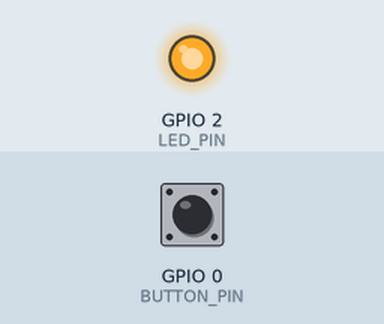
Simulated run of this sketch. Board: ESP32. Parts: output pins drawn as LEDs (lit = HIGH). The inputs (shaded band) are chosen by the test bench; at power-on: GPIO 0 (BUTTON_PIN) HIGH. I2S audio is not simulated (input reads silence); nothing arrives over Bluetooth unless stated; a phone connects over Bluetooth LE 3 s after start.

Above: at 4.2 s.
4.3 s: GPIO 0 (BUTTON_PIN) pulled LOW for 0.15 s
At 9.8 s:
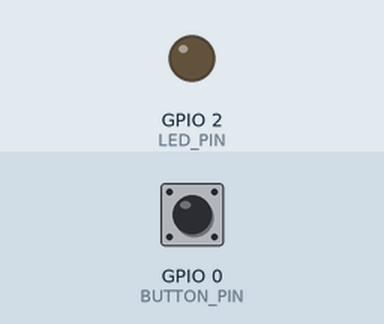
Timing chart, 0 to 11.3 s (numbered marks = the images above; inputs shaded):
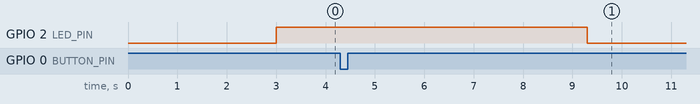

The sketch:

main.ino
```cpp
#include <Arduino.h>
#include <BLEDevice.h>
#include <BLEServer.h>
#include <BLEUtils.h>
#include <BLE2902.h>
#include "driver/i2s.h"

/* ================= PIN DEFINITIONS ================= */
#define BUTTON_PIN 0
#define LED_PIN    2

/* I2S MIC (INMP441)*/
#define MIC_BCLK   26
#define MIC_LRCLK  25
#define MIC_DOUT   33

/* I2S SPEAKER (MAX98357A)*/
#define SPK_BCLK   14
#define SPK_LRCLK  27
#define SPK_DOUT   22

/* ================= AUDIO CONFIG ================= */
#define SAMPLE_RATE     16000
#define RECORD_SECONDS  5
#define CHUNK_SIZE      320

/* ================= BLE UUIDs ================= */
#define SERVICE_UUID        "12345678-1234-1234-1234-1234567890ab"
#define CHAR_AUDIO_TX       "abcd1111-1234-1234-1234-abcdefabcdef"
#define CHAR_AUDIO_RX       "abcd2222-1234-1234-1234-abcdefabcdef"

BLECharacteristic *txChar;
bool deviceConnected = false;

/* ================= BLE CALLBACKS ================= */
class MyServerCallbacks : public BLEServerCallbacks {
  void onConnect(BLEServer*) {
    deviceConnected = true;
    digitalWrite(LED_PIN, HIGH);
  }

  void onDisconnect(BLEServer*) {
    deviceConnected = false;
    digitalWrite(LED_PIN, LOW);
  }
};

class RXCallbacks : public BLECharacteristicCallbacks {
  void onWrite(BLECharacteristic *c) {
    std::string data = c->getValue();
    if (data.length() > 0) {
      size_t bytesWritten;
      i2s_write(I2S_NUM_1, data.data(), data.length(), &bytesWritten, portMAX_DELAY);
    }
  }
};

/* ================= I2S SETUP ================= */
void setupMic() {
  i2s_config_t config = {
    .mode = (i2s_mode_t)(I2S_MODE_MASTER | I2S_MODE_RX),
    .sample_rate = SAMPLE_RATE,
    .bits_per_sample = I2S_BITS_PER_SAMPLE_16BIT,
    .channel_format = I2S_CHANNEL_FMT_ONLY_LEFT,
    .communication_format = I2S_COMM_FORMAT_I2S,
    .intr_alloc_flags = ESP_INTR_FLAG_LEVEL1,
    .dma_buf_count = 8,
    .dma_buf_len = 256,
    .use_apll = false
  };

  i2s_pin_config_t pins = {
    .bck_io_num = MIC_BCLK,
    .ws_io_num = MIC_LRCLK,
    .data_out_num = I2S_PIN_NO_CHANGE,
    .data_in_num = MIC_DOUT
  };

  i2s_driver_install(I2S_NUM_0, &config, 0, NULL);
  i2s_set_pin(I2S_NUM_0, &pins);
}

void setupSpeaker() {
  i2s_config_t config = {
    .mode = (i2s_mode_t)(I2S_MODE_MASTER | I2S_MODE_TX),
    .sample_rate = SAMPLE_RATE,
    .bits_per_sample = I2S_BITS_PER_SAMPLE_16BIT,
    .channel_format = I2S_CHANNEL_FMT_ONLY_LEFT,
    .communication_format = I2S_COMM_FORMAT_I2S,
    .intr_alloc_flags = ESP_INTR_FLAG_LEVEL1,
    .dma_buf_count = 8,
    .dma_buf_len = 256,
    .use_apll = false
  };

  i2s_pin_config_t pins = {
    .bck_io_num = SPK_BCLK,
    .ws_io_num = SPK_LRCLK,
    .data_out_num = SPK_DOUT,
    .data_in_num = I2S_PIN_NO_CHANGE
  };

  i2s_driver_install(I2S_NUM_1, &config, 0, NULL);
  i2s_set_pin(I2S_NUM_1, &pins);
}

/* ================= RECORD FUNCTION ================= */
void recordAndSend() {
  if (!deviceConnected) return;

  uint8_t buffer[CHUNK_SIZE];
  size_t bytesRead;

  unsigned long start = millis();
  while (millis() - start < RECORD_SECONDS * 1000) {
    i2s_read(I2S_NUM_0, buffer, CHUNK_SIZE, &bytesRead, portMAX_DELAY);
    txChar->setValue(buffer, bytesRead);
    txChar->notify();
    delay(10);
  }
}

/* ================= SETUP ================= */
void setup() {
  pinMode(BUTTON_PIN, INPUT_PULLUP);
  pinMode(LED_PIN, OUTPUT);
  digitalWrite(LED_PIN, LOW);

  setupMic();
  setupSpeaker();

  BLEDevice::init("ESP32-AUDIO");
  BLEServer *server = BLEDevice::createServer();
  server->setCallbacks(new MyServerCallbacks());

  BLEService *service = server->createService(SERVICE_UUID);

  txChar = service->createCharacteristic(
    CHAR_AUDIO_TX,
    BLECharacteristic::PROPERTY_NOTIFY
  );
  txChar->addDescriptor(new BLE2902());

  BLECharacteristic *rxChar = service->createCharacteristic(
    CHAR_AUDIO_RX,
    BLECharacteristic::PROPERTY_WRITE
  );
  rxChar->setCallbacks(new RXCallbacks());

  service->start();
  server->getAdvertising()->start();
}

/* ================= LOOP ================= */
void loop() {
  if (digitalRead(BUTTON_PIN) == LOW && deviceConnected) {
    digitalWrite(LED_PIN, HIGH);
    recordAndSend();
    digitalWrite(LED_PIN, LOW);
    delay(1000);
  }
}
```

Measured:
- after the input at 4.3 s, GPIO 2 (LED_PIN): HIGH → LOW after 5.0 s
